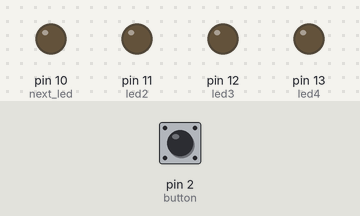
Simulated run of this sketch. Board: Arduino Uno, built with avr-gcc and run on an emulated ATmega328P. Parts: output pins drawn as LEDs (lit = HIGH). The inputs (shaded band) are chosen by the test bench; at power-on: pin 2 (button) LOW.

Above: at 4.8 s.
4.9 s: pin 2 (button) pulled HIGH for 2.35 s
At 6.8 s:
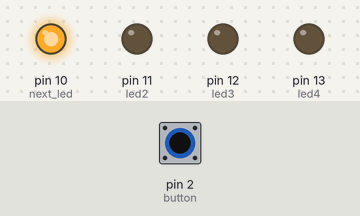
8.7 s: pin 2 (button) pulled HIGH for 2.35 s
At 11.0 s:
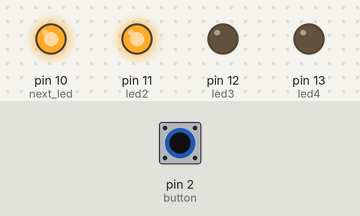
12.5 s: pin 2 (button) pulled HIGH for 2.35 s
At 15.3 s:
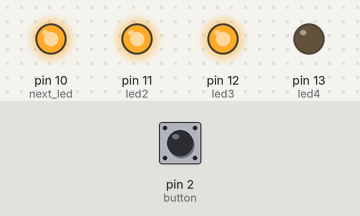
16.3 s: pin 2 (button) pulled HIGH for 2.35 s
At 18.3 s:
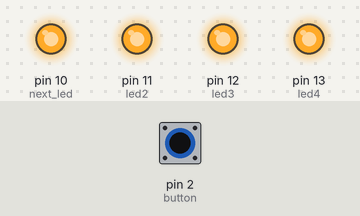
Timing chart, 0 to 19.8 s (numbered marks = the images above; inputs shaded):
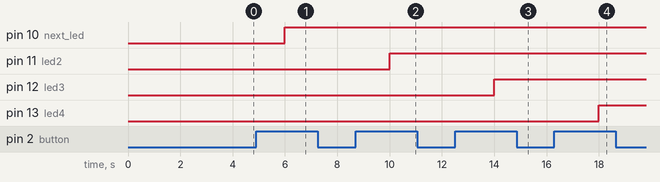

Measured:
- after the input at 4.9 s, pin 10 (next_led): LOW → HIGH after 1.1 s
- after the input at 8.7 s, pin 11 (led2): LOW → HIGH after 1.3 s
- after the input at 12.5 s, pin 12 (led3): LOW → HIGH after 1.5 s
- after the input at 16.3 s, pin 13 (led4): LOW → HIGH after 1.7 s

The sketch:

squat_box_timer.ino
```cpp
int next_led = 10;

void setup() {
  pinMode(2, INPUT); //button
  pinMode(10, OUTPUT); //led1
  pinMode(11, OUTPUT); //led2
  pinMode(12, OUTPUT); //led3
  pinMode(13, OUTPUT); //led4
}

void loop() {

  int button_pushed = digitalRead(2);

  if (button_pushed && (next_led < 14)) {
    digitalWrite(next_led, HIGH);
    next_led++;
  }
  delay(2000);

}
```
